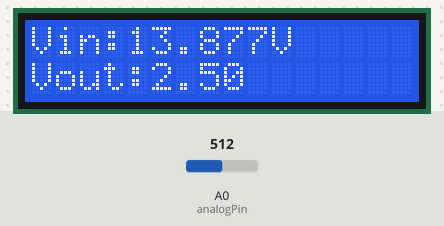
A sketch run on a simulated Arduino Uno, built with avr-gcc and run on an emulated ATmega328P. Parts: 16×2 character LCD. The inputs (shaded band) are chosen by the test bench; at power-on: A0 (analogPin) = 512. What the sketch prints to the serial monitor is not drawn.

Above: at 4.2 s.
4.3 s: A0 (analogPin) set to 716
At 6.1 s:
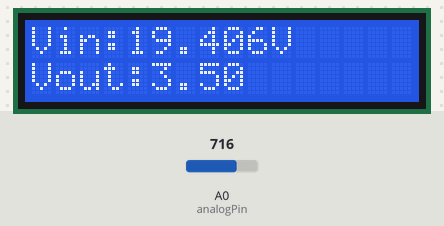
6.4 s: A0 (analogPin) set to 379
At 7.9 s:
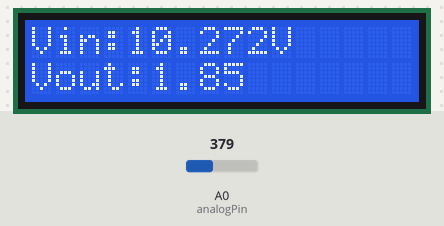
8.2 s: A0 (analogPin) set to 351
At 9.6 s:
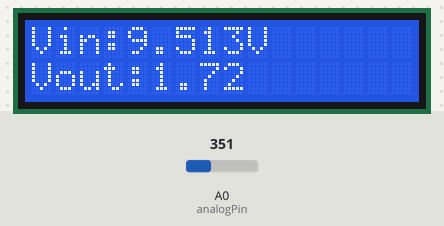
Timing chart, 0 to 11.2 s (numbered marks = the images above; inputs shaded):
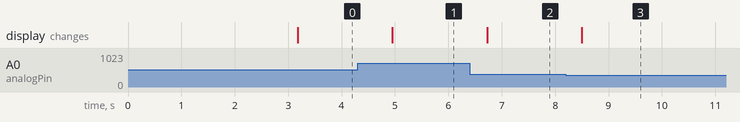

The sketch:

Voltage_Measurement.ino
```cpp
#include <Wire.h>
#include <LiquidCrystal_I2C.h>

// Change address if your module uses 0x3F etc.
LiquidCrystal_I2C lcd(0x27, 16, 2);

const int analogPin = A0;
const float R1 = 1000.0; // top resistor (ohms)
const float R2 = 220.0;   // bottom resistor (ohms)
const float ADC_REF = 5.00;  // ADC reference voltage (V). Use measured Vcc for better accuracy
const int ADC_MAX = 1023;    // 10-bit ADC

void setup() {
  lcd.init();
  lcd.backlight();
  Serial.begin(9600);
  lcd.print("   VOLTAGE ");
  lcd.setCursor(0,1);
  lcd.print("  MEASUREMENT");
  delay(3000);
}

float readAverageADC(int samples = 10, int delayMs = 5) {
  long sum = 0;
  for (int i = 0; i < samples; i++) {
    sum += analogRead(analogPin);
    delay(delayMs);
  }
  return (float)sum / samples;
}

void loop() {
  float adc = readAverageADC(20, 3); // average 20 readings
  float vout = (adc * ADC_REF) / ADC_MAX;      // measured at divider midpoint (node A)
  float vin = vout * (R1 + R2) / R2;           // actual input voltage

  // Display on LCD
  lcd.clear();
  lcd.setCursor(0,0);
  lcd.print("Vin:");
  lcd.print(vin, 3);   // 3 decimal places
  lcd.print("V");

  lcd.setCursor(0,1);
  lcd.print("Vout:");
  lcd.print(vout, 2);

  // Serial debug
  Serial.print("ADC: "); Serial.print(adc);
  Serial.print("  Vout: "); Serial.print(vout,4);
  Serial.print("  Vin: "); Serial.println(vin,4);

  delay(800);
}
```

Measured:
- after the input at 4.3 s, the display: changes after 0.65 s (image 1)
- after the input at 6.4 s, the display: changes after 0.33 s (image 2)
- after the input at 8.2 s, the display: changes after 0.30 s (image 3)
